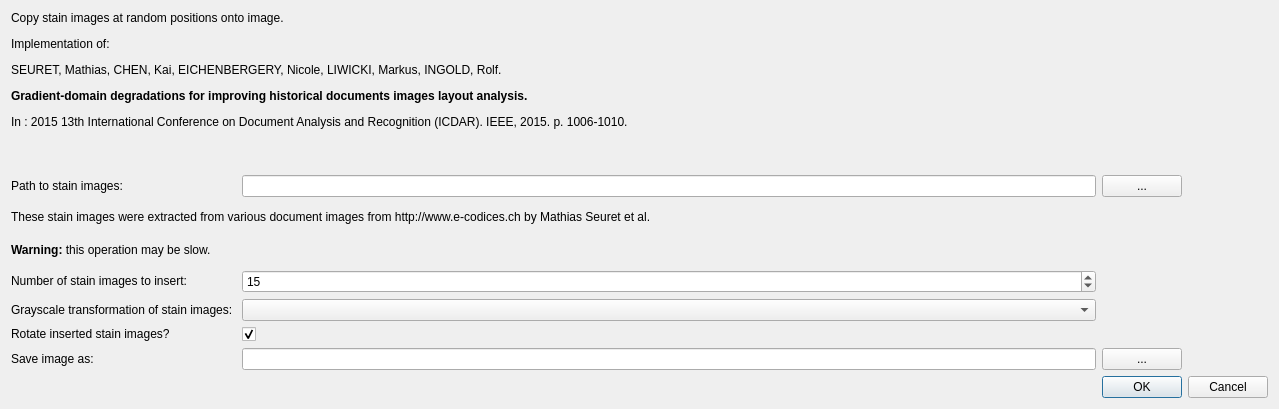
<?xml version="1.0" encoding="UTF-8"?>
<ui version="4.0">
 <class>GradientDomainDegradationDialog</class>
 <widget class="QDialog" name="GradientDomainDegradationDialog">
  <property name="geometry">
   <rect>
    <x>0</x>
    <y>0</y>
    <width>1279</width>
    <height>409</height>
   </rect>
  </property>
  <property name="windowTitle">
   <string>Gradient Domain Degradation</string>
  </property>
  <layout class="QGridLayout" name="gridLayout">
   <item row="0" column="0" colspan="4">
    <widget class="QLabel" name="labelInfo">
     <property name="text">
      <string>&lt;html&gt;&lt;head/&gt;&lt;body&gt;&lt;p&gt;Copy stain images at random positions onto image.&lt;/p&gt;&lt;p&gt;Implementation of:&lt;/p&gt;&lt;p&gt;SEURET, Mathias, CHEN, Kai, EICHENBERGERY, Nicole, LIWICKI, Markus, INGOLD, Rolf. &lt;/p&gt;&lt;p&gt;&lt;span style=&quot; font-weight:600;&quot;&gt;Gradient-domain degradations for improving historical documents images layout analysis. &lt;/span&gt;&lt;/p&gt;&lt;p&gt;In : 2015 13th International Conference on Document Analysis and Recognition (ICDAR). IEEE, 2015. p. 1006-1010. &lt;/p&gt;&lt;p&gt;&lt;br/&gt;&lt;/p&gt;&lt;/body&gt;&lt;/html&gt;</string>
     </property>
    </widget>
   </item>
   <item row="1" column="1">
    <widget class="QLineEdit" name="lineEditStainsPath"/>
   </item>
   <item row="4" column="0">
    <widget class="QLabel" name="labelNumStains">
     <property name="text">
      <string>&lt;html&gt;&lt;head/&gt;&lt;body&gt;&lt;p&gt;Number of stain images to insert: &lt;/p&gt;&lt;/body&gt;&lt;/html&gt;</string>
     </property>
    </widget>
   </item>
   <item row="2" column="0" colspan="4">
    <widget class="QLabel" name="labelCopyright">
     <property name="text">
      <string>&lt;html&gt;&lt;head/&gt;&lt;body&gt;&lt;p&gt;These stain images were extracted from various document images from http://www.e-codices.ch by Mathias Seuret et al.&lt;/p&gt;&lt;/body&gt;&lt;/html&gt;</string>
     </property>
    </widget>
   </item>
   <item row="5" column="1">
    <widget class="QComboBox" name="comboBoxInsertType"/>
   </item>
   <item row="5" column="0">
    <widget class="QLabel" name="labelInsertType">
     <property name="text">
      <string>Grayscale transformation of stain images: </string>
     </property>
    </widget>
   </item>
   <item row="6" column="0">
    <widget class="QLabel" name="labelRotations">
     <property name="text">
      <string>&lt;html&gt;&lt;head/&gt;&lt;body&gt;&lt;p&gt;Rotate inserted stain images? &lt;/p&gt;&lt;/body&gt;&lt;/html&gt;</string>
     </property>
    </widget>
   </item>
   <item row="6" column="1">
    <widget class="QCheckBox" name="checkBoxRotations">
     <property name="text">
      <string/>
     </property>
     <property name="checked">
      <bool>true</bool>
     </property>
    </widget>
   </item>
   <item row="4" column="1">
    <widget class="QSpinBox" name="spinBoxNumStains">
     <property name="minimum">
      <number>1</number>
     </property>
     <property name="maximum">
      <number>10000</number>
     </property>
     <property name="value">
      <number>15</number>
     </property>
    </widget>
   </item>
   <item row="8" column="2" colspan="2">
    <widget class="QDialogButtonBox" name="buttonBox">
     <property name="orientation">
      <enum>Qt::Horizontal</enum>
     </property>
     <property name="standardButtons">
      <set>QDialogButtonBox::Cancel|QDialogButtonBox::Ok</set>
     </property>
    </widget>
   </item>
   <item row="1" column="2">
    <widget class="QPushButton" name="pushButtonStainsPath">
     <property name="text">
      <string>...</string>
     </property>
    </widget>
   </item>
   <item row="3" column="0" colspan="4">
    <widget class="QLabel" name="labelWarning">
     <property name="text">
      <string>&lt;html&gt;&lt;head/&gt;&lt;body&gt;&lt;p&gt;&lt;span style=&quot; font-weight:600;&quot;&gt;Warning: &lt;/span&gt;this operation may be slow.&lt;/p&gt;&lt;/body&gt;&lt;/html&gt;</string>
     </property>
    </widget>
   </item>
   <item row="7" column="0">
    <widget class="QLabel" name="labelOutput">
     <property name="text">
      <string>Save image as: </string>
     </property>
    </widget>
   </item>
   <item row="1" column="0">
    <widget class="QLabel" name="labelStainsPath">
     <property name="text">
      <string>Path to stain images: </string>
     </property>
    </widget>
   </item>
   <item row="7" column="1">
    <widget class="QLineEdit" name="lineEditOutput"/>
   </item>
   <item row="7" column="2">
    <widget class="QPushButton" name="pushButtonOutput">
     <property name="text">
      <string>...</string>
     </property>
    </widget>
   </item>
  </layout>
 </widget>
 <resources/>
 <connections>
  <connection>
   <sender>buttonBox</sender>
   <signal>accepted()</signal>
   <receiver>GradientDomainDegradationDialog</receiver>
   <slot>accept()</slot>
   <hints>
    <hint type="sourcelabel">
     <x>248</x>
     <y>254</y>
    </hint>
    <hint type="destinationlabel">
     <x>157</x>
     <y>274</y>
    </hint>
   </hints>
  </connection>
  <connection>
   <sender>buttonBox</sender>
   <signal>rejected()</signal>
   <receiver>GradientDomainDegradationDialog</receiver>
   <slot>reject()</slot>
   <hints>
    <hint type="sourcelabel">
     <x>316</x>
     <y>260</y>
    </hint>
    <hint type="destinationlabel">
     <x>286</x>
     <y>274</y>
    </hint>
   </hints>
  </connection>
 </connections>
</ui>
